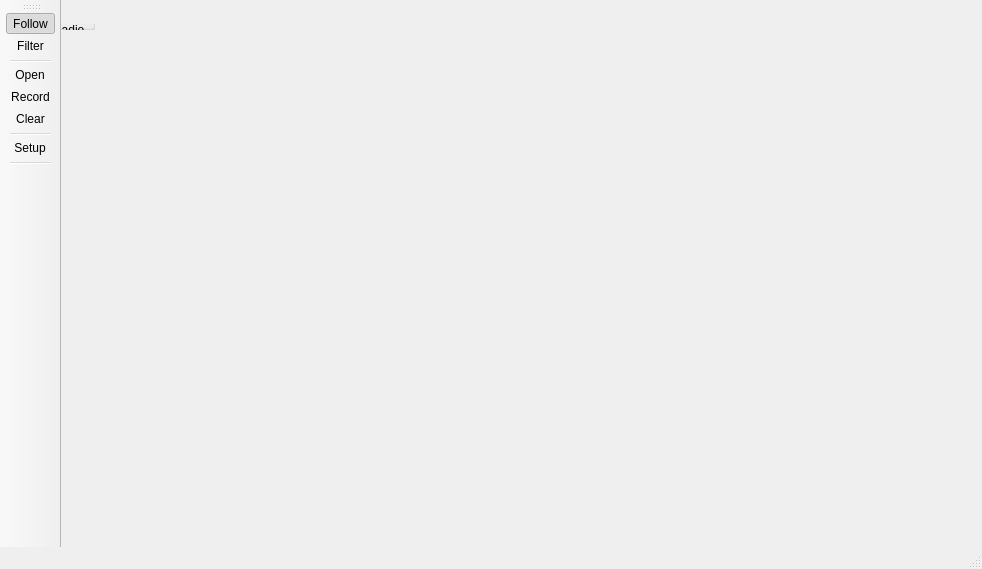
<?xml version="1.0" encoding="UTF-8"?>
<ui version="4.0">
 <class>MainWindow</class>
 <widget class="QMainWindow" name="MainWindow">
  <property name="geometry">
   <rect>
    <x>0</x>
    <y>0</y>
    <width>982</width>
    <height>569</height>
   </rect>
  </property>
  <property name="windowTitle">
   <string>NFC Monitoring Tools v1.0 - josevcm@gmail.com (c) 2020</string>
  </property>
  <property name="windowIcon">
   <iconset>
    <normalon>:/app_icons/app-icon</normalon>
   </iconset>
  </property>
  <property name="autoFillBackground">
   <bool>false</bool>
  </property>
  <widget class="QSplitter" name="workbench">
   <property name="orientation">
    <enum>Qt::Vertical</enum>
   </property>
   <widget class="QWidget" name="widget1" native="true">
    <property name="sizePolicy">
     <sizepolicy hsizetype="Expanding" vsizetype="Expanding">
      <horstretch>0</horstretch>
      <verstretch>0</verstretch>
     </sizepolicy>
    </property>
    <property name="minimumSize">
     <size>
      <width>0</width>
      <height>0</height>
     </size>
    </property>
    <layout class="QVBoxLayout" name="verticalLayout_3">
     <property name="spacing">
      <number>0</number>
     </property>
     <property name="leftMargin">
      <number>0</number>
     </property>
     <property name="topMargin">
      <number>0</number>
     </property>
     <property name="rightMargin">
      <number>0</number>
     </property>
     <property name="bottomMargin">
      <number>0</number>
     </property>
     <item>
      <widget class="QWidget" name="widget2" native="true">
       <property name="sizePolicy">
        <sizepolicy hsizetype="Minimum" vsizetype="Minimum">
         <horstretch>0</horstretch>
         <verstretch>0</verstretch>
        </sizepolicy>
       </property>
       <property name="minimumSize">
        <size>
         <width>0</width>
         <height>0</height>
        </size>
       </property>
       <layout class="QHBoxLayout" name="horizontalLayout_4">
        <property name="leftMargin">
         <number>11</number>
        </property>
        <property name="topMargin">
         <number>11</number>
        </property>
        <property name="rightMargin">
         <number>11</number>
        </property>
        <property name="bottomMargin">
         <number>0</number>
        </property>
        <item>
         <widget class="QPushButton" name="listenButton">
          <property name="minimumSize">
           <size>
            <width>100</width>
            <height>36</height>
           </size>
          </property>
          <property name="font">
           <font>
            <pointsize>9</pointsize>
           </font>
          </property>
          <property name="accessibleName">
           <string>ok</string>
          </property>
          <property name="styleSheet">
           <string notr="true"/>
          </property>
          <property name="text">
           <string>Live</string>
          </property>
          <property name="icon">
           <iconset>
            <normalon>:/app_icons/listen-icon</normalon>
            <disabledon>:/app_icons/listen-icon-disabled</disabledon>
           </iconset>
          </property>
          <property name="iconSize">
           <size>
            <width>24</width>
            <height>24</height>
           </size>
          </property>
         </widget>
        </item>
        <item>
         <widget class="QPushButton" name="recordButton">
          <property name="minimumSize">
           <size>
            <width>100</width>
            <height>36</height>
           </size>
          </property>
          <property name="font">
           <font>
            <pointsize>9</pointsize>
           </font>
          </property>
          <property name="accessibleName">
           <string>info</string>
          </property>
          <property name="text">
           <string>Record</string>
          </property>
          <property name="icon">
           <iconset>
            <normalon>:/app_icons/record-icon</normalon>
            <disabledon>:/app_icons/record-icon-disabled</disabledon>
           </iconset>
          </property>
         </widget>
        </item>
        <item>
         <widget class="QPushButton" name="stopButton">
          <property name="sizePolicy">
           <sizepolicy hsizetype="Minimum" vsizetype="Fixed">
            <horstretch>0</horstretch>
            <verstretch>0</verstretch>
           </sizepolicy>
          </property>
          <property name="minimumSize">
           <size>
            <width>100</width>
            <height>36</height>
           </size>
          </property>
          <property name="font">
           <font>
            <pointsize>9</pointsize>
           </font>
          </property>
          <property name="accessibleName">
           <string>cancel</string>
          </property>
          <property name="text">
           <string>Stop</string>
          </property>
          <property name="icon">
           <iconset>
            <normalon>:/app_icons/stop-icon</normalon>
            <disabledon>:/app_icons/stop-icon-disabled</disabledon>
           </iconset>
          </property>
          <property name="iconSize">
           <size>
            <width>24</width>
            <height>24</height>
           </size>
          </property>
         </widget>
        </item>
        <item>
         <spacer name="horizontalSpacer">
          <property name="orientation">
           <enum>Qt::Horizontal</enum>
          </property>
          <property name="sizeHint" stdset="0">
           <size>
            <width>40</width>
            <height>20</height>
           </size>
          </property>
         </spacer>
        </item>
        <item>
         <widget class="QLabel" name="headerLabel">
          <property name="font">
           <font>
            <family>Verdana</family>
            <pointsize>13</pointsize>
           </font>
          </property>
          <property name="text">
           <string/>
          </property>
          <property name="alignment">
           <set>Qt::AlignLeading|Qt::AlignLeft|Qt::AlignVCenter</set>
          </property>
         </widget>
        </item>
       </layout>
      </widget>
     </item>
     <item>
      <widget class="QWidget" name="widget3" native="true">
       <property name="sizePolicy">
        <sizepolicy hsizetype="Preferred" vsizetype="Expanding">
         <horstretch>0</horstretch>
         <verstretch>0</verstretch>
        </sizepolicy>
       </property>
       <property name="minimumSize">
        <size>
         <width>0</width>
         <height>0</height>
        </size>
       </property>
       <layout class="QHBoxLayout" name="verticalLayout">
        <item>
         <widget class="QTreeView" name="liveView">
          <property name="minimumSize">
           <size>
            <width>0</width>
            <height>0</height>
           </size>
          </property>
          <property name="font">
           <font>
            <family>Courier New</family>
            <pointsize>10</pointsize>
           </font>
          </property>
          <property name="focusPolicy">
           <enum>Qt::NoFocus</enum>
          </property>
          <property name="autoScroll">
           <bool>false</bool>
          </property>
          <property name="alternatingRowColors">
           <bool>true</bool>
          </property>
          <property name="selectionMode">
           <enum>QAbstractItemView::ExtendedSelection</enum>
          </property>
          <property name="uniformRowHeights">
           <bool>true</bool>
          </property>
          <attribute name="headerDefaultSectionSize">
           <number>80</number>
          </attribute>
          <attribute name="headerStretchLastSection">
           <bool>false</bool>
          </attribute>
         </widget>
        </item>
        <item>
         <widget class="QWidget" name="streamView" native="true">
          <property name="sizePolicy">
           <sizepolicy hsizetype="Expanding" vsizetype="Expanding">
            <horstretch>0</horstretch>
            <verstretch>0</verstretch>
           </sizepolicy>
          </property>
          <layout class="QVBoxLayout" name="verticalLayout_2">
           <item>
            <widget class="QProgressBar" name="streamProgress">
             <property name="sizePolicy">
              <sizepolicy hsizetype="Expanding" vsizetype="Fixed">
               <horstretch>0</horstretch>
               <verstretch>0</verstretch>
              </sizepolicy>
             </property>
             <property name="minimumSize">
              <size>
               <width>0</width>
               <height>40</height>
              </size>
             </property>
             <property name="font">
              <font>
               <family>Consolas</family>
               <pointsize>25</pointsize>
              </font>
             </property>
             <property name="maximum">
              <number>100</number>
             </property>
             <property name="value">
              <number>0</number>
             </property>
             <property name="alignment">
              <set>Qt::AlignCenter</set>
             </property>
             <property name="textVisible">
              <bool>true</bool>
             </property>
            </widget>
           </item>
          </layout>
         </widget>
        </item>
       </layout>
      </widget>
     </item>
    </layout>
   </widget>
   <widget class="QWidget" name="widget4" native="true">
    <property name="sizePolicy">
     <sizepolicy hsizetype="Preferred" vsizetype="Expanding">
      <horstretch>0</horstretch>
      <verstretch>0</verstretch>
     </sizepolicy>
    </property>
    <property name="minimumSize">
     <size>
      <width>0</width>
      <height>0</height>
     </size>
    </property>
    <layout class="QHBoxLayout" name="horizontalLayout">
     <property name="leftMargin">
      <number>5</number>
     </property>
     <property name="topMargin">
      <number>5</number>
     </property>
     <property name="rightMargin">
      <number>5</number>
     </property>
     <property name="bottomMargin">
      <number>0</number>
     </property>
     <item>
      <widget class="QTabWidget" name="tabWidget">
       <property name="currentIndex">
        <number>1</number>
       </property>
       <widget class="QTextEdit" name="eventsLog">
        <attribute name="title">
         <string>Events</string>
        </attribute>
       </widget>
       <widget class="QCustomPlot" name="signalPlot">
        <attribute name="title">
         <string>Signal</string>
        </attribute>
       </widget>
      </widget>
     </item>
     <item>
      <widget class="QGroupBox" name="groupBox">
       <property name="autoFillBackground">
        <bool>false</bool>
       </property>
       <property name="title">
        <string>Radio</string>
       </property>
       <property name="flat">
        <bool>false</bool>
       </property>
       <property name="checkable">
        <bool>false</bool>
       </property>
       <layout class="QHBoxLayout" name="horizontalLayout_3">
        <item>
         <layout class="QHBoxLayout" name="horizontalLayout_2">
          <item>
           <widget class="QDial" name="gainDial">
            <property name="enabled">
             <bool>false</bool>
            </property>
            <property name="wrapping">
             <bool>false</bool>
            </property>
            <property name="notchesVisible">
             <bool>true</bool>
            </property>
           </widget>
          </item>
          <item>
           <widget class="QProgressBar" name="signalStrength">
            <property name="enabled">
             <bool>true</bool>
            </property>
            <property name="value">
             <number>0</number>
            </property>
            <property name="textVisible">
             <bool>false</bool>
            </property>
            <property name="orientation">
             <enum>Qt::Vertical</enum>
            </property>
           </widget>
          </item>
         </layout>
        </item>
       </layout>
      </widget>
     </item>
    </layout>
   </widget>
  </widget>
  <widget class="QToolBar" name="toolBar">
   <property name="windowTitle">
    <string>toolBar</string>
   </property>
   <property name="orientation">
    <enum>Qt::Vertical</enum>
   </property>
   <attribute name="toolBarArea">
    <enum>LeftToolBarArea</enum>
   </attribute>
   <attribute name="toolBarBreak">
    <bool>false</bool>
   </attribute>
   <addaction name="actionFollow"/>
   <addaction name="actionFilter"/>
   <addaction name="separator"/>
   <addaction name="actionOpen"/>
   <addaction name="actionStore"/>
   <addaction name="actionClear"/>
   <addaction name="separator"/>
   <addaction name="actionSetup"/>
   <addaction name="separator"/>
  </widget>
  <widget class="QStatusBar" name="statusBar"/>
  <action name="actionOpen">
   <property name="icon">
    <iconset resource="../resources/icons/icons.qrc">
     <normaloff>:/app_icons/action-open</normaloff>:/app_icons/action-open</iconset>
   </property>
   <property name="text">
    <string>Open</string>
   </property>
  </action>
  <action name="actionFollow">
   <property name="checkable">
    <bool>true</bool>
   </property>
   <property name="checked">
    <bool>true</bool>
   </property>
   <property name="icon">
    <iconset>
     <activeoff>:/app_icons/follow-off</activeoff>
     <activeon>:/app_icons/follow-on</activeon>
    </iconset>
   </property>
   <property name="text">
    <string>Follow</string>
   </property>
  </action>
  <action name="actionTime">
   <property name="icon">
    <iconset resource="../resources/icons/icons.qrc">
     <normaloff>:/app_icons/action-time</normaloff>:/app_icons/action-time</iconset>
   </property>
   <property name="text">
    <string>Time</string>
   </property>
  </action>
  <action name="actionSetup">
   <property name="icon">
    <iconset resource="../resources/icons/icons.qrc">
     <normaloff>:/app_icons/action-setup</normaloff>:/app_icons/action-setup</iconset>
   </property>
   <property name="text">
    <string>Setup</string>
   </property>
  </action>
  <action name="actionStore">
   <property name="checked">
    <bool>false</bool>
   </property>
   <property name="enabled">
    <bool>true</bool>
   </property>
   <property name="icon">
    <iconset>
     <activeoff>:/app_icons/record-off</activeoff>
    </iconset>
   </property>
   <property name="text">
    <string>Record</string>
   </property>
   <property name="toolTip">
    <string>Store</string>
   </property>
  </action>
  <action name="actionClear">
   <property name="icon">
    <iconset resource="../resources/icons/icons.qrc">
     <normaloff>:/app_icons/action-clear</normaloff>:/app_icons/action-clear</iconset>
   </property>
   <property name="text">
    <string>Clear</string>
   </property>
   <property name="toolTip">
    <string>Clear</string>
   </property>
  </action>
  <action name="actionFilter">
   <property name="checkable">
    <bool>true</bool>
   </property>
   <property name="checked">
    <bool>false</bool>
   </property>
   <property name="icon">
    <iconset resource="../resources/icons/icons.qrc">
     <normaloff>:/app_icons/filter-off</normaloff>
     <activeoff>:/app_icons/filter-off</activeoff>
     <activeon>:/app_icons/filter-on</activeon>:/app_icons/filter-off</iconset>
   </property>
   <property name="text">
    <string>Filter</string>
   </property>
   <property name="toolTip">
    <string>Filter</string>
   </property>
  </action>
  <action name="actionLive">
   <property name="checkable">
    <bool>true</bool>
   </property>
   <property name="icon">
    <iconset>
     <activeoff>:/app_icons/live-off</activeoff>
     <activeon>:/app_icons/live-on</activeon>
    </iconset>
   </property>
   <property name="text">
    <string>Live</string>
   </property>
  </action>
 </widget>
 <customwidgets>
  <customwidget>
   <class>QCustomPlot</class>
   <extends>QWidget</extends>
   <header>support/plot/qcustomplot.h</header>
  </customwidget>
 </customwidgets>
 <resources>
  <include location="../resources/icons/icons.qrc"/>
 </resources>
 <connections>
  <connection>
   <sender>actionOpen</sender>
   <signal>triggered()</signal>
   <receiver>MainWindow</receiver>
   <slot>openFile()</slot>
   <hints>
    <hint type="sourcelabel">
     <x>-1</x>
     <y>-1</y>
    </hint>
    <hint type="destinationlabel">
     <x>386</x>
     <y>261</y>
    </hint>
   </hints>
  </connection>
  <connection>
   <sender>actionSetup</sender>
   <signal>triggered()</signal>
   <receiver>MainWindow</receiver>
   <slot>openSettings()</slot>
   <hints>
    <hint type="sourcelabel">
     <x>-1</x>
     <y>-1</y>
    </hint>
    <hint type="destinationlabel">
     <x>319</x>
     <y>193</y>
    </hint>
   </hints>
  </connection>
  <connection>
   <sender>actionStore</sender>
   <signal>triggered()</signal>
   <receiver>MainWindow</receiver>
   <slot>saveFile()</slot>
   <hints>
    <hint type="sourcelabel">
     <x>-1</x>
     <y>-1</y>
    </hint>
    <hint type="destinationlabel">
     <x>319</x>
     <y>193</y>
    </hint>
   </hints>
  </connection>
  <connection>
   <sender>gainDial</sender>
   <signal>valueChanged(int)</signal>
   <receiver>MainWindow</receiver>
   <slot>gainChanged(int)</slot>
   <hints>
    <hint type="sourcelabel">
     <x>521</x>
     <y>293</y>
    </hint>
    <hint type="destinationlabel">
     <x>319</x>
     <y>193</y>
    </hint>
   </hints>
  </connection>
  <connection>
   <sender>actionClear</sender>
   <signal>triggered()</signal>
   <receiver>MainWindow</receiver>
   <slot>clearView()</slot>
   <hints>
    <hint type="sourcelabel">
     <x>-1</x>
     <y>-1</y>
    </hint>
    <hint type="destinationlabel">
     <x>319</x>
     <y>193</y>
    </hint>
   </hints>
  </connection>
  <connection>
   <sender>actionFilter</sender>
   <signal>triggered()</signal>
   <receiver>MainWindow</receiver>
   <slot>toggleFilter()</slot>
   <hints>
    <hint type="sourcelabel">
     <x>-1</x>
     <y>-1</y>
    </hint>
    <hint type="destinationlabel">
     <x>319</x>
     <y>193</y>
    </hint>
   </hints>
  </connection>
  <connection>
   <sender>actionFollow</sender>
   <signal>triggered()</signal>
   <receiver>MainWindow</receiver>
   <slot>toggleFollow()</slot>
   <hints>
    <hint type="sourcelabel">
     <x>-1</x>
     <y>-1</y>
    </hint>
    <hint type="destinationlabel">
     <x>319</x>
     <y>193</y>
    </hint>
   </hints>
  </connection>
  <connection>
   <sender>actionLive</sender>
   <signal>triggered()</signal>
   <receiver>MainWindow</receiver>
   <slot>toggleLive()</slot>
   <hints>
    <hint type="sourcelabel">
     <x>-1</x>
     <y>-1</y>
    </hint>
    <hint type="destinationlabel">
     <x>319</x>
     <y>193</y>
    </hint>
   </hints>
  </connection>
  <connection>
   <sender>listenButton</sender>
   <signal>clicked()</signal>
   <receiver>MainWindow</receiver>
   <slot>toggleListen()</slot>
   <hints>
    <hint type="sourcelabel">
     <x>121</x>
     <y>30</y>
    </hint>
    <hint type="destinationlabel">
     <x>490</x>
     <y>284</y>
    </hint>
   </hints>
  </connection>
  <connection>
   <sender>recordButton</sender>
   <signal>clicked()</signal>
   <receiver>MainWindow</receiver>
   <slot>toggleRecord()</slot>
   <hints>
    <hint type="sourcelabel">
     <x>121</x>
     <y>30</y>
    </hint>
    <hint type="destinationlabel">
     <x>490</x>
     <y>284</y>
    </hint>
   </hints>
  </connection>
  <connection>
   <sender>stopButton</sender>
   <signal>clicked()</signal>
   <receiver>MainWindow</receiver>
   <slot>toggleStop()</slot>
   <hints>
    <hint type="sourcelabel">
     <x>268</x>
     <y>30</y>
    </hint>
    <hint type="destinationlabel">
     <x>490</x>
     <y>284</y>
    </hint>
   </hints>
  </connection>
 </connections>
 <slots>
  <slot>openFile()</slot>
  <slot>selectionChanged(QItemSelection,QItemSelection)</slot>
  <slot>gainChanged(int)</slot>
  <slot>openSettings()</slot>
  <slot>saveFile()</slot>
  <slot>clearView()</slot>
  <slot>toggleFilter()</slot>
  <slot>toggleFollow()</slot>
  <slot>toggleLive()</slot>
  <slot>toggleListen()</slot>
  <slot>toggleRecord()</slot>
  <slot>toggleStop()</slot>
 </slots>
</ui>
